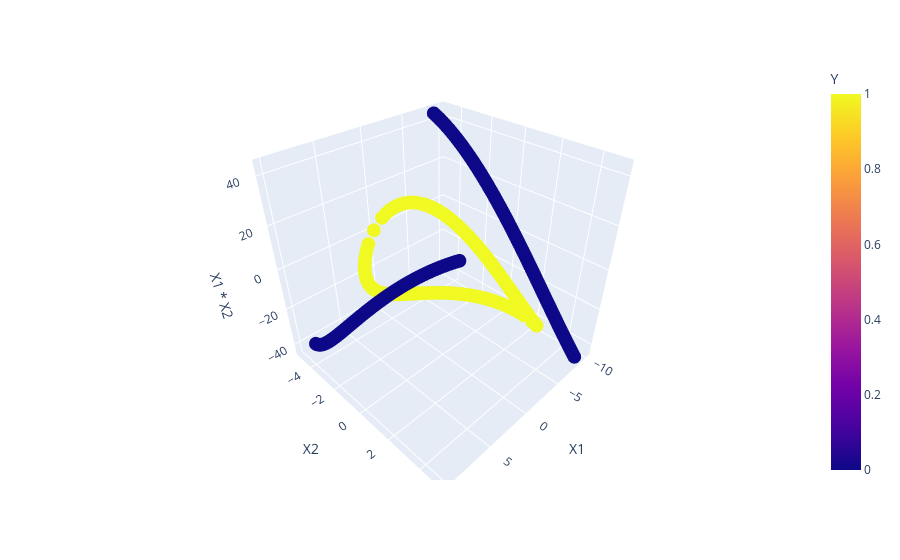

Source (notebook cell):
### Code cell
import plotly.express as px
fig = px.scatter_3d(df, x="X1", y="X2", z="X1 * X2", color="Y")
fig.show()

### Figure 1 — Plotly figure (JSON) as saved in the notebook; plotly's stock layout.template omitted (floating-point values rounded to 4 significant figures; data arrays with more than 128 entries replaced by an {"elided": "..."} marker saying what was removed)
{"data": [{"hovertemplate": "X1=%{x}<br>X2=%{y}<br>X1 * X2=%{z}<br>Y=%{marker.color}<extra></extra>", "legendgroup": "", "marker": {"color": {"elided": "400 int values"}, "coloraxis": "coloraxis", "symbol": "circle"}, "mode": "markers", "name": "", "scene": "scene", "showlegend": false, "type": "scatter3d", "x": {"elided": "400 float values"}, "y": {"elided": "400 float values"}, "z": {"elided": "400 float values"}}], "layout": {"coloraxis": {"colorbar": {"title": {"text": "Y"}}, "colorscale": [[0, "#0d0887"], [0.1111, "#46039f"], [0.2222, "#7201a8"], [0.3333, "#9c179e"], [0.4444, "#bd3786"], [0.5556, "#d8576b"], [0.6667, "#ed7953"], [0.7778, "#fb9f3a"], [0.8889, "#fdca26"], [1, "#f0f921"]]}, "legend": {"tracegroupgap": 0}, "margin": {"t": 60}, "scene": {"domain": {"x": [0, 1], "y": [0, 1]}, "xaxis": {"title": {"text": "X1"}}, "yaxis": {"title": {"text": "X2"}}, "zaxis": {"title": {"text": "X1 * X2"}}}}}
